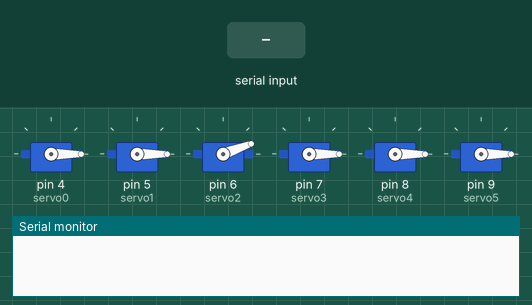
A sketch run on a simulated Arduino Uno, built with avr-gcc and run on an emulated ATmega328P. On the bench: 6 × servo, the last lines printed to the serial monitor. Inputs (shaded band) come from the test bench.

Above: at 1.2 s.
1.3 s: "90 45 200\n" received over Serial
At 2.8 s:
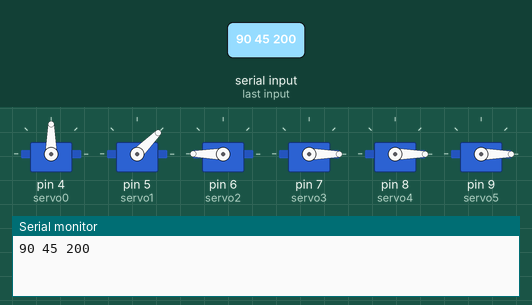
3.8 s: "90 45\n" received over Serial
At 5.7 s:
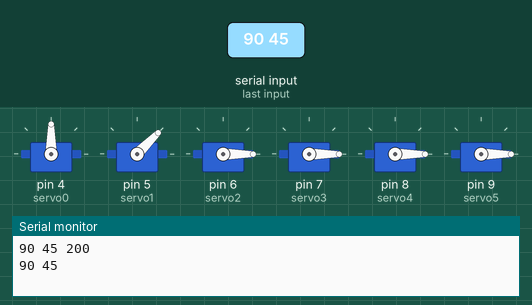
6.3 s: "30 150 10 200\n" received over Serial
At 7.9 s:
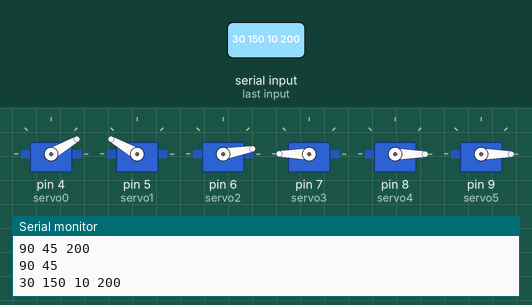
8.8 s: "90 45 200 10 150 30\n" received over Serial
At 11.0 s:
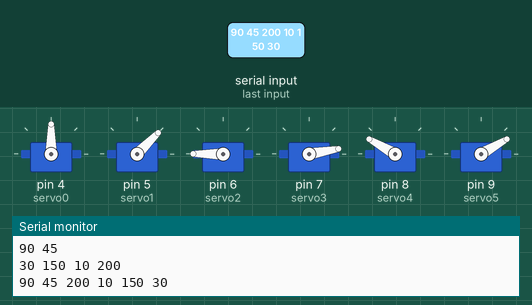
11.3 s: "5\n" received over Serial
At 13.5 s:
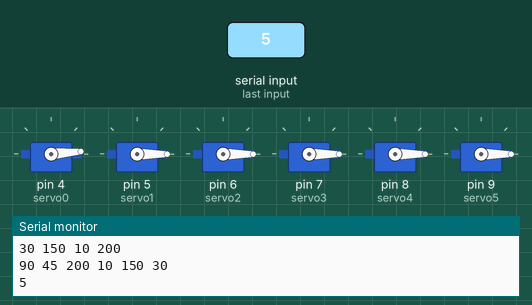
13.8 s: "30 150 10\n" received over Serial
At 15.9 s:
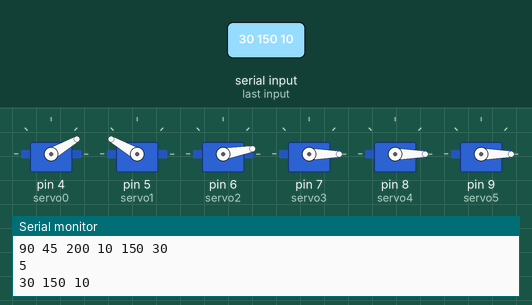
Timing chart, 0 to 17.3 s (numbered marks = the images above; inputs shaded):
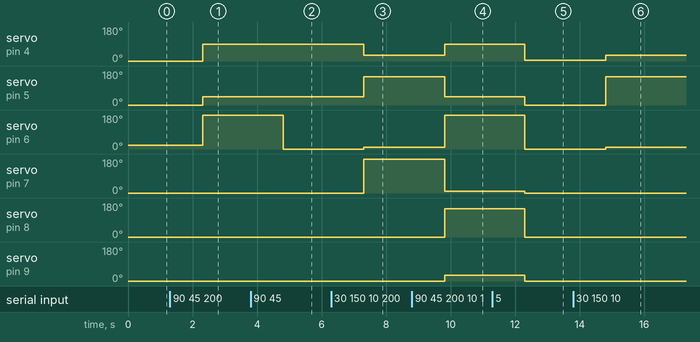

The sketch:

RobotArm.ino
```cpp
#include <Servo.h>
#include <SoftwareSerial.h>

const int NUM_SERVOS = 6;
const int servo_pin_nums[NUM_SERVOS] = {4,5,6,7,8,9};
const int default_servo_angles[NUM_SERVOS] = {0,0,20,0,0,0};
Servo servo_array[NUM_SERVOS];
int servo_angles[NUM_SERVOS];

Servo servo0;
Servo servo1;
Servo servo2;
Servo servo3;
Servo servo4;
Servo servo5;


int pos = 1;
String getValue(String data, char separator, int index){    //Credits: http://stackoverflow.com/questions/9072320/split-string-into-string-array. Return a substring at index separated by separator
  int found = 0;
  int strIndex[] = {0, -1};
  int maxIndex = data.length()-1;

  for(int i=0; i<=maxIndex && found<=index; i++){
    if(data.charAt(i)==separator || i==maxIndex){
        found++;
        strIndex[0] = strIndex[1]+1;
        strIndex[1] = (i == maxIndex) ? i+1 : i;
    }
  }

  return found>index ? data.substring(strIndex[0], strIndex[1]) : "";
}

void setup() {
  Serial.begin(9600);

  servo0.attach(4);
  servo1.attach(5);
  servo2.attach(6);
  servo3.attach(7);
  servo4.attach(8);
  servo5.attach(9);

  servo0.write(0);
  servo1.write(0);
  servo2.write(20);
  servo3.write(0);
  servo4.write(0);
  servo5.write(0);


}

void loop() {

	if (Serial.available() > 0) {
		String input = Serial.readString();
                int angle = 0;
                Serial.print(input);

                angle = getValue(input, ' ', 0).toInt();
                servo0.write(angle);

                angle = getValue(input, ' ', 1).toInt();
                servo1.write(angle);

                angle = getValue(input, ' ', 2).toInt();
                servo2.write(angle);

                angle = getValue(input, ' ', 3).toInt();
                servo3.write(angle);

                angle = getValue(input, ' ', 4).toInt();
                servo4.write(angle);

                angle = getValue(input, ' ', 5).toInt();
                servo5.write(angle);

                delay(20);

    }

}
```

Measured:
- after the input at 1.3 s, servo on pin 4 (servo0): 0° → 90° after 1.0 s; servo on pin 5 (servo1): 0° → 45° after 1.0 s; servo on pin 6 (servo2): 20° → 180° after 1.0 s
- after the input at 3.8 s, servo on pin 6 (servo2): 180° → 0° after 1.0 s
- after the input at 6.3 s, servo on pin 4 (servo0): 90° → 30° after 1.0 s; servo on pin 5 (servo1): 45° → 150° after 1.0 s; servo on pin 6 (servo2): 0° → 10° after 1.0 s; servo on pin 7 (servo3): 0° → 180° after 1.0 s
- after the input at 8.8 s, servo on pin 4 (servo0): 30° → 90° after 1.0 s; servo on pin 5 (servo1): 150° → 45° after 1.0 s; servo on pin 6 (servo2): 10° → 180° after 1.0 s; servo on pin 7 (servo3): 180° → 10° after 1.0 s; servo on pin 8 (servo4): 0° → 150° after 1.0 s
- after the input at 11.3 s, servo on pin 4 (servo0): 90° → 5° after 1.0 s; servo on pin 5 (servo1): 45° → 0° after 1.0 s; servo on pin 6 (servo2): 180° → 0° after 1.0 s; servo on pin 7 (servo3): 10° → 0° after 1.0 s; servo on pin 8 (servo4): 150° → 0° after 1.0 s
- after the input at 13.8 s, servo on pin 4 (servo0): 5° → 30° after 1.0 s; servo on pin 5 (servo1): 0° → 150° after 1.0 s; servo on pin 6 (servo2): 0° → 10° after 1.0 s
